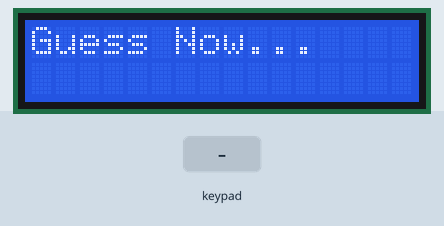
Bench run of a sketch on a simulated ESP32. On the bench: 16×2 character LCD. The test bench sets the inputs (shaded band). Random numbers use the default seed unless the sketch sets one.

Above: at 3.2 s.
3.3 s: key 'E' pressed
At 4.0 s:
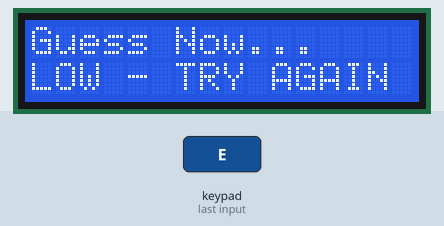
6.3 s: keypad keys 1 7 1 6 4 0 pressed 0.4 s apart
At 8.6 s:
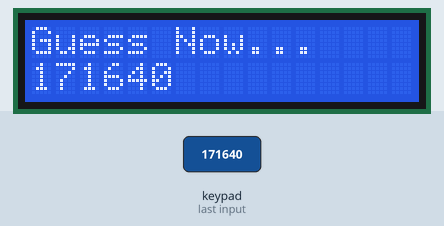
10.2 s: key 'E' pressed
At 10.6 s:
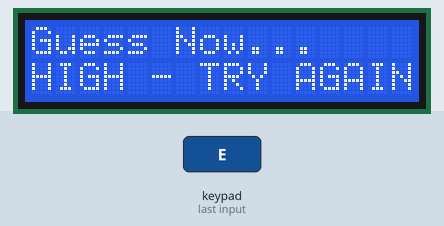
13.2 s: keypad keys 5 1 8 1 9 2 3 pressed 0.4 s apart
At 16.3 s:
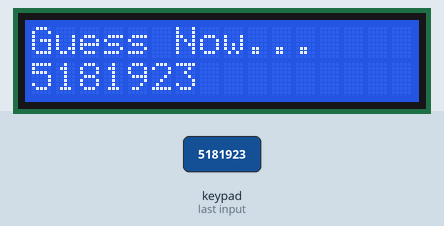
Timing chart, 0 to 17.8 s (numbered marks = the images above; inputs shaded):
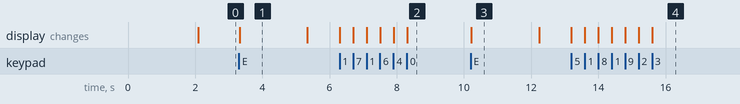

The sketch:

HighLow.ino
```cpp
/*************************************************************
 *                    HIGH-LOW GAME
 *                    =============
 *
 * In this project a 4x4 keypad is connected to the ESP32 Devkitc
 * boars. In addition, an I2C LCD is connected as in the previous
 * project. This project is the classical High-Low game. The
 * processor generates a random number between 1 and 100. The
 * user is required to guess this number. If the number entered
 * is smaller or greater than teh generated number then a
 * message is displayed to help the user guess the correct number.
 * The game continues until the user finds the generated number
 *
 * The keypad is configured as follows (NU keys are not used):
 *
 * 1  2  3  4
 * 5  6  7  8
 * 9  0  NU ENTER
 * NU NU NU NU
 *
 *
 * File:   HighLow
 * Date:   July 2017
 * Author: Dogan Ibrahim
 *************************************************************/
#include "Keypad.h"                       // Include Keypad library
#include <Wire.h>                         // Include I2C library
#include <LiquidCrystal_I2C.h>
//
// Keypad non-numeric keys
//
#define Enter 'E'

//
// Set the LCD address to 0x27 and the configuration to 16 chars
// by 2 rows display
//
LiquidCrystal_I2C lcd(0x27, 16, 2);

//
// Define Keypad parameters
//
const byte Rows = 4;                        // Number of rows
const byte Cols = 4;                        // Number of columns
//
// Define the keymap on the keypad
//
char keys[Rows][Cols] =
{
  {'1', '2', '3', '4'},
  {'5', '6', '7', '8'},
  {'9', '0', ' ', 'E'},
  {' ', ' ', ' ', ' '}
  };
//
// Define the Keypad connections for the rows and columns
//
byte rowPins[Rows] = {17, 16, 4, 0};             // Rows 1 to 4
byte colPins[Cols] = {5, 18, 19, 23};            // Cols 1 to 4
//
// Initialize the Keypad library with the row and columns defs.
// Here, we have to specify the key map name (keys), row pin
// assignments to GPIO ports (rowPins), and the column pin
// assignments to GPIO ports (colPins)
//
Keypad kpd=Keypad(makeKeymap(keys),rowPins,colPins,Rows,Cols);

long MyGuess;
char MyKey, NewGame = 1;
int Guess, Diff;

//
// Initialize the I2C LCD, turn ON backlight, clear LCD, display
// heading (HIGH-LOW GAME), wait 2 seconds and then clear LCD
//
void setup()
{
   lcd.begin();
   lcd.backlight();
   lcd.clear();
   lcd.print("HIGH-LOW GAME");                 // Display heading
   delay(2000);
   lcd.clear();
   randomSeed(10);
}

//
// Inside the main program, generate a random number between 1
// and 100. The user attempts to guess this number and sees
// messages such as HIGH or LOW to help him in making a choice
// for the next guess
//
void loop()
{
  if(NewGame == 1)
  {
     lcd.clear();
     lcd.print("Guess Now...");
     Guess = random(1, 101);                  // Generate between 1-100
     NewGame = 0;
  }
   MyGuess = 0;
   MyKey = 0;

   lcd.setCursor(0,1);                        // Col 0, row 0
   while(1)
   {
     do
        MyKey = kpd.getKey();
     while(!MyKey);                           // Wait until key pressed
     if(MyKey == Enter)break;                 // ENTER key
     lcd.print(MyKey);                        // Echo the key
     MyGuess = 10*MyGuess + MyKey - '0';      // Entered number so far
   }

   Diff = MyGuess - Guess;                    // Difference
   if(Diff > 0)                               // High Guess ?
   {
      lcd.setCursor(0,1);
      lcd.print("HIGH - TRY AGAIN");          // Display HIGH
      delay(2000);
      lcd.setCursor(0,1);
      lcd.print("                ");
   }
   else if(Diff < 0)
   {
      lcd.setCursor(0,1);
      lcd.print("LOW - TRY AGAIN");           // Display LOW
      delay(2000);
      lcd.setCursor(0,1);
      lcd.print("               ");
   }
   else if(Diff == 0)
   {
      lcd.setCursor(0,1);
      lcd.print("Well Done...");              // Correct
      delay(5000);                            // Wait 5 seconds
      NewGame = 1;                            // New game flag set
   }
}
```

Measured:
- after the input at 3.3 s, the display: changes at once (image 1)
- after the input at 6.3 s, the display: first changes at once (image 2 shows a later state)
- after the input at 10.2 s, the display: changes at once (image 3)
- after the input at 13.2 s, the display: first changes at once (image 4 shows a later state)
- what the display in image 1 shows lasts 2.0 s, from 3.3 s to 5.3 s
